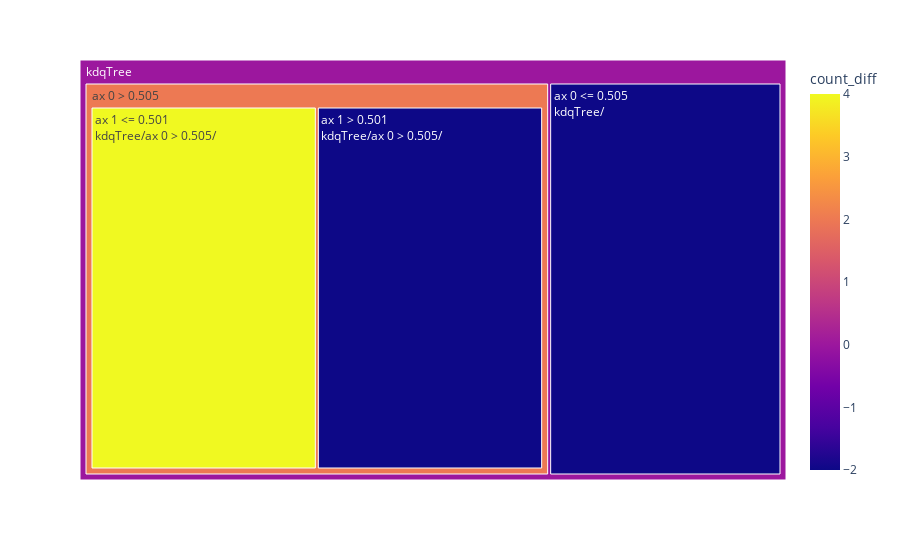

The code cell stored with this chart in its notebook:
### Markdown cell above
#### display additional information

### Code cell
fig = px.treemap(data_frame=df_plot, names='name', ids='idx', parents='parent_idx', color='count_diff')
fig.update_traces(root_color='lightgrey',
                textinfo="label+current path") #see textinfo in https://plotly.com/python/reference/treemap/
fig.show()

### Figure 1 — Plotly figure (JSON) as saved in the notebook; plotly's stock layout.template omitted (floating-point values rounded to 4 significant figures)
{"data": [{"domain": {"x": [0, 1], "y": [0, 1]}, "hovertemplate": "name=%{label}<br>parent_idx=%{parent}<br>idx=%{id}<br>count_diff=%{color}<extra></extra>", "ids": [2657851145184, 2657851277424, 2657851144848, 2657851278480, 2657851142448], "labels": ["kdqTree", "ax 0 <= 0.505", "ax 0 > 0.505", "ax 1 <= 0.501", "ax 1 > 0.501"], "marker": {"coloraxis": "coloraxis", "colors": [0, -2, 2, 4, -2]}, "name": "", "parents": [null, 2657851145184, 2657851145184, 2657851144848, 2657851144848], "root": {"color": "lightgrey"}, "textinfo": "label+current path", "type": "treemap"}], "layout": {"coloraxis": {"colorbar": {"title": {"text": "count_diff"}}, "colorscale": [[0, "#0d0887"], [0.1111, "#46039f"], [0.2222, "#7201a8"], [0.3333, "#9c179e"], [0.4444, "#bd3786"], [0.5556, "#d8576b"], [0.6667, "#ed7953"], [0.7778, "#fb9f3a"], [0.8889, "#fdca26"], [1, "#f0f921"]]}, "legend": {"tracegroupgap": 0}, "margin": {"t": 60}}}
